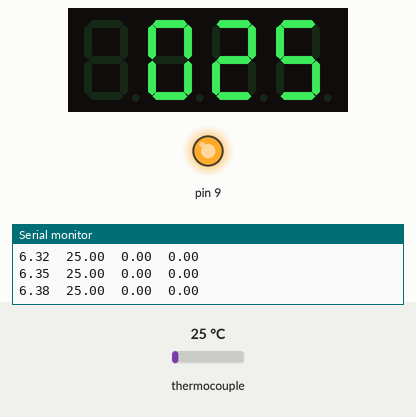
Simulated run of this sketch. Board: Arduino Uno, built with avr-gcc and run on an emulated ATmega328P. Shown: 4-digit seven-segment display, output pins drawn as LEDs (lit = HIGH), the last lines printed to the serial monitor. The inputs (shaded band) are chosen by the test bench; at power-on: thermocouple 25 °C.

Above: at 6.4 s.
6.5 s: thermocouple set to 6 °C
At 7.2 s:
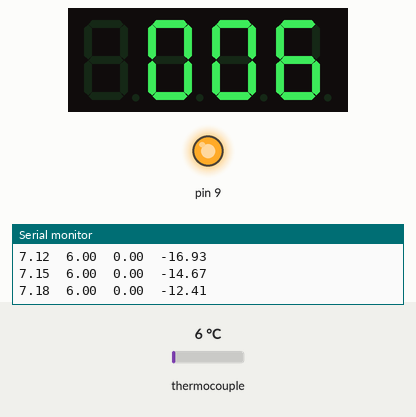
8.0 s: thermocouple set to 225 °C
At 8.7 s:
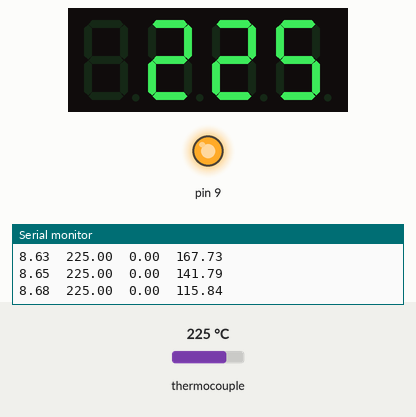
9.5 s: thermocouple set to 75 °C
At 10.2 s:
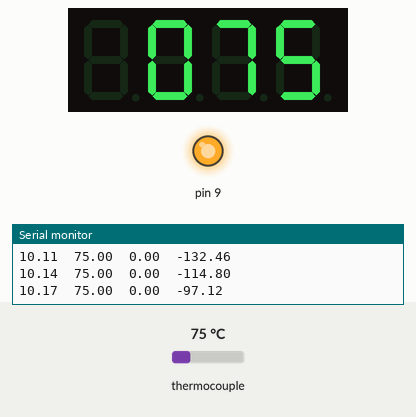
Timing chart, 0 to 12.5 s (numbered marks = the images above; inputs shaded):
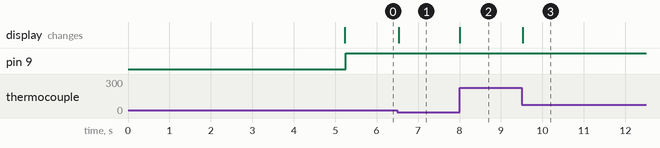

Measured:
- after the input at 6.5 s, the display: changes at once (image 1)
- after the input at 8.0 s, the display: changes at once (image 2)
- after the input at 9.5 s, the display: changes at once (image 3)

The sketch:

tuning.ino
```cpp
#include <Adafruit_MAX31865.h>
#include <Adafruit_MAX31865.h>
#include <Adafruit_GFX.h>
#include "Adafruit_LEDBackpack.h"

#define USE_TIMER_1 true
#include "TimerInterrupt.h"

Adafruit_MAX31865 thermo = Adafruit_MAX31865(10);
Adafruit_AlphaNum4 alpha4 = Adafruit_AlphaNum4();

#define RREF      430.0
#define RNOMINAL  100.0

uint32_t startTime;
size_t state = 1;
//float stateStart;
//float stateStartTemp;

template <size_t N>
class Regressor {
  private:
    float times[N];
    float values[N];
    size_t index = 0;
    bool seeded = false;
  public:
    bool isSeeded() {
      return seeded;
    }

    float step(float t, float v) {
      if (!seeded && index == 0) {
        for (size_t i = 0; i < N; i++) {
          times[i] = 0;
          values[i] = 0;
        }
      }
      double mean_t = 0, mean_v = 0;
      times[index] = t;
      values[index] = v;
      index = (index + 1) % N;
      if (!seeded && index == 0) {
        seeded = true;
      }
      for (size_t i = 0; i < N; i++) {
        mean_t += times[i];
        mean_v += values[i];
      }
      mean_t /= N;
      mean_v /= N;
      double num = 0, denum = 0;
      for (size_t i = 0; i < N; i++) {
        float delta_t = times[i] - mean_t;
        float delta_v = values[i] - mean_v;
        num += delta_t * delta_v;
        denum += delta_t * delta_t;
      }
      return num / denum;
    }
};

Regressor<10> rate;
Regressor<50> accel;

void setup() {
  Serial.begin(115200);
  pinMode(9, OUTPUT);
  digitalWrite(9, LOW);
  thermo.begin(MAX31865_3WIRE);
  alpha4.begin(0x70);
  alpha4.clear();
  startTime = millis();

  float a; // && !(a > -0.25 && a < 0.25)
  while (!(rate.isSeeded() && accel.isSeeded())) {
    float temp = thermo.temperature(RNOMINAL, RREF);
    float t = (millis() - startTime) / 1000.0;
    float v = rate.step(t, temp);
    a = accel.step(t, v);
//    stateStart = t;
//    stateStartTemp = temp;
    delay(100);
  }

  ITimer1.init();
  if (! ITimer1.attachInterruptInterval(32, timerTick)) {
    Serial.println("Unable to initialize timer");
    while (true) ;;
  }
}

volatile bool on = false;
volatile uint8_t pwm = 255;
volatile uint8_t timerStep = 0;

void loop() {
  float temp = thermo.temperature(RNOMINAL, RREF);
  float t = (millis() - startTime) / 1000.0;
  float v = rate.step(t, temp);
  float a = accel.step(t, v);

  printTemp(temp);
  alpha4.writeDisplay();

//  if (state == 1) {
//    float expectedTemp = temp + (v + (a * 10)) * 10;
//    if (expectedTemp > 150.0) {
//      state = 2;
//      pwm = 102;
//    }
//  } else if (state == 2) {
//    float expectedTemp = temp + (v + (a * 10)) * 10;
//    if (expectedTemp > 180.0) {
//      state = 3;
//      pwm = 255;
//    }
//  } else if (state == 3) {
//    float expectedTemp = temp + (v + (a * 10)) * 10;
//    if (expectedTemp > 225.0) {
//      state = 4;
//      pwm = 0;
//    }
//  }

  Serial.print(t); Serial.print("\t");
//  Serial.print(state); Serial.print("\t");
//  Serial.print(on ? '1' : '0'); Serial.print("\t");
//  Serial.print(pwm); Serial.print("\t");
  Serial.print(temp); Serial.print("\t");
  Serial.print(v); Serial.print("\t");
  Serial.print(a); Serial.print("\t");
  Serial.println();

//  if (Serial.available()) {
//    char cmd = Serial.read();
//    if (cmd == 'y') {
//      on = true;
//      digitalWrite(9, HIGH);
//    } else if (cmd == 'n') {
//      on = false;
//      digitalWrite(9, LOW);
//    }
//  }
  delay(20);
}

void timerTick(void) {
  timerStep++;
  if (pwm != 255 && timerStep >= pwm) {
    digitalWrite(9, LOW);
    on = false;
  } else {
    digitalWrite(9, HIGH);
    on = true;
  }
}

void printTemp(float temp) {
  if (temp >= 1000) temp = 999.0;
  if (temp < 0) temp = 0;

  for (int c = 3; c >= 1; c--) {
    size_t i = ((size_t)temp) % 10;
    alpha4.writeDigitAscii(c, '0' + i);
    temp -= i;
    temp /= 10;
  }
}
```
